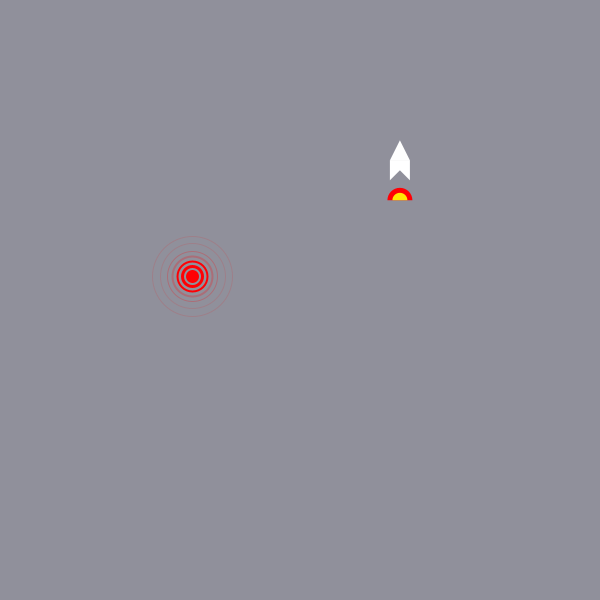
Frame 1 (no input)
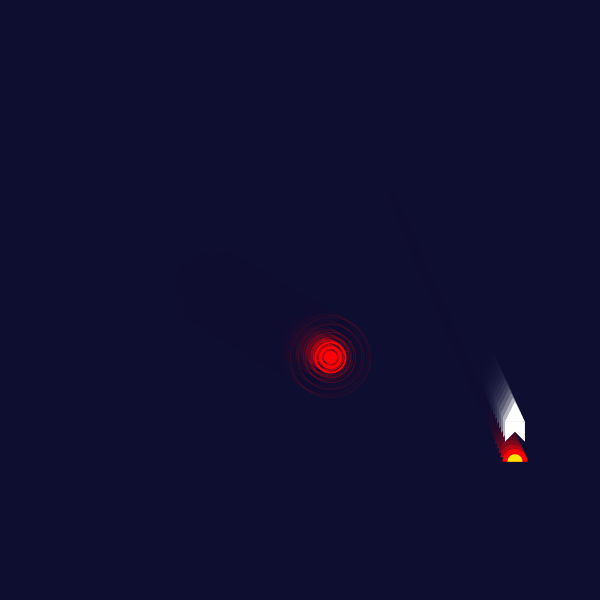
Frame 60 (the mouse pressed at the canvas centre just before this capture)
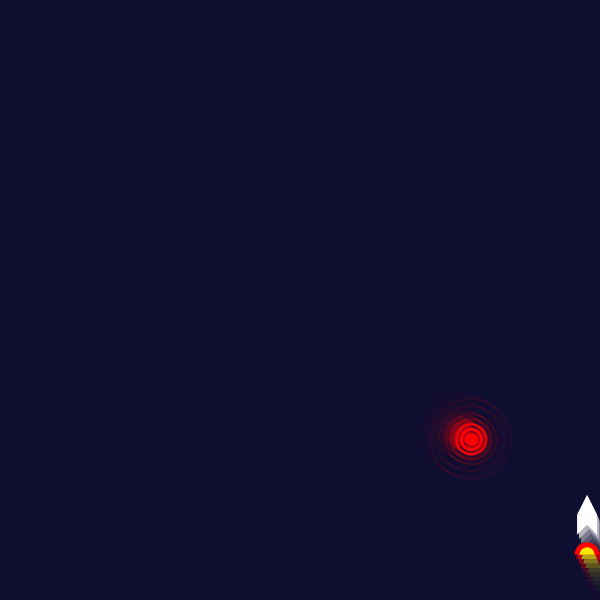
Frame 120 (the mouse held since frame 60 and released just before this capture)

The Processing sketch that drew these frames (run headless with seeded random() and noise(); from frame 60 on, the mouse is pressed at the canvas centre):

// Processing sketch: processing_119369
// ── processing_119369.pde

//Shanna Chan Pittsburgh, PA 
//fall 2013 
//hw 7 

float x1, y1, sz1, dx1, dy1;
float x2, y2, sz2, dx2, dy2;
color col1, col2;
 
 
void setup()
{
  size(600, 600);
   
  x1 = random(width);
  y1 = random(height);
  sz1 = random( 20, 60);
  dx1 = random( 1, 5);
  dy1 = random( 1, 5);
   
  x2 = random(width);
  y2 = random(height);
  sz2 = random( 20, 60);
  dx2 = random( 1, 5);
  dy2 = random( 1, 5);
}
 
 
void draw()
{ setting();
 
  moveShip();
  drawShip();
   
  movePlant();
  drawPlant();
   
  checkCollision();
}
 
 
void setting()
{ noStroke();
  fill( 12, 14, 49, 80);
  rect(0, 0, width, height);
}
 
 
void drawShip()
{
  fill(255);
  noStroke();
  triangle(x1, y1, x1+10, y1-20, x1+20, y1);
  triangle(x1, y1, x1, y1+20, x1+20, y1);
  triangle(x1, y1, x1+20, y1+20, x1+20, y1);
  fill (255,0,4);
  arc(x1+10, y1+40, 25, 25, PI, TWO_PI);
  fill (255,230,3);
  arc(x1+10, y1+40, 15, 15, PI, TWO_PI);
}
void moveShip()
{
  x1 += dx1;
  y1 += dy1;
    if (x1 > width || x1 < 0)
 {
   dx1 = -dx1;
   x1 += dx1;
  }
    else if (y1 > height|| y1 < 0)
  {
    dy1 = -dy1;
    y1 += dy1;
  }}
 
 
void drawPlant()
{
  noFill();
  stroke(255,0,4,30);
  strokeWeight(1);
  ellipse(x2, y2, 80, 80);
  ellipse(x2, y2, 65, 65);
   stroke(255,0,4,60);
   ellipse(x2, y2, 50, 50);
  strokeWeight(2);
  ellipse(x2, y2, 40, 40);
  stroke(255,0,4);
  ellipse(x2, y2, 30, 30);
  strokeWeight(3);
  ellipse(x2, y2, 20, 20);
  fill(255,0,4);
  ellipse(x2, y2, 10, 10);
  }
void movePlant()
{
 x2 += dx2;
 y2 += dy2;
     if (x2 > width)
 {
   x2 = 0;
  }
    else if (y2 > height)
  {
    y2 = 0;
  }}
   
   
void checkCollision()
{
//  float colDist = sz1/2 +sz2/2;
//  if (d <+ colDist)
  float d = dist(x1, y1, x2, y2);
  if ( d < (sz1/2 +sz2/2))
  {
    dx1 = dx2;
  noStroke();
  fill(0,50);
  rect(0, 0, width, height);
  noFill();
  strokeWeight(1);
  stroke( 255, 0, 4);
  ellipse(width/2, height/2, 550, 550);
  ellipse(width/2, height/2, 450, 450);
   strokeWeight(2);
  ellipse(width/2, height/2, 400, 400);
   strokeWeight(5);
  ellipse(width/2, height/2, 350, 350);
   strokeWeight(10);
  ellipse(width/2, height/2, 300, 300);
  strokeWeight(15);
  ellipse(width/2, height/2, 250, 250);
  fill ( 255, 0, 4);
  ellipse(width/2, height/2, 200, 200);
  textSize(50);
   fill(255);
   textAlign(CENTER, CENTER);
   text("LANDED!", width*0.5, height*0.5);
  }}
   
 
void keyPressed()
{
  if (keyCode == RIGHT)
  {dx1++;
  }
  else if (keyCode == LEFT)
  {dx1--;
  }
  else if (keyCode == UP)
  {dy1++;
  }
  else if (keyCode == DOWN)
  {dy1--;
  }
  else if (key == 'l')
  {dx2--;
  }
  else if (key == 'r')
  {dx2++;
  }
  else if (key == 'u')
  {dy2++;
  }
  else if (key == 'd')
  {dy2--;
  }
  else if (keyCode == ' ')
  {
    x1 = random(width);
    y1 = random(height);
    x2 = random(width);
    y2 = random(height);
    dx1 = random(1, 5);
    dy1 = random(1, 5);
    dx2 = random(1, 5);
    dy2 = random(1, 5);
  }}
